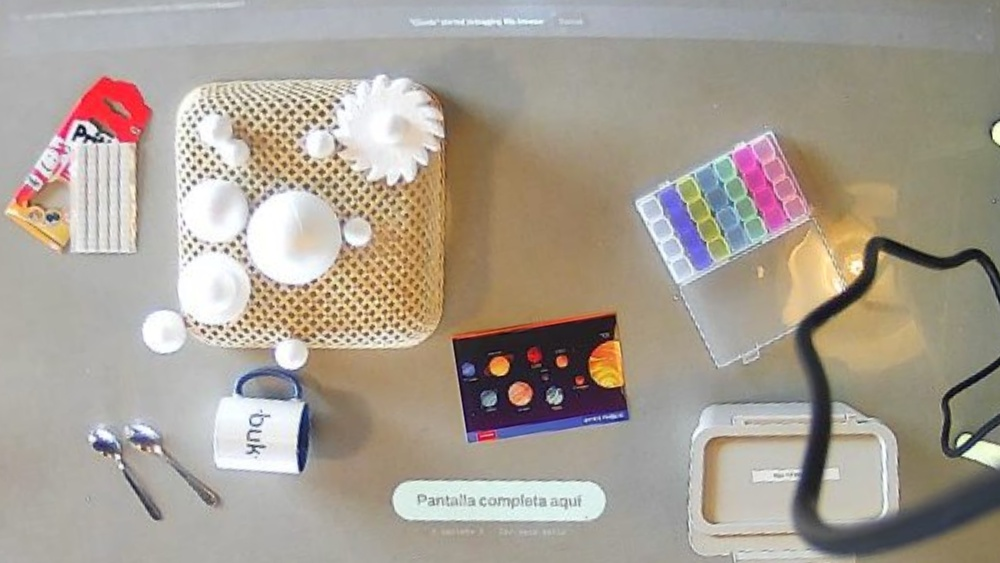
#> input picture data/mesa/2026-11-21/mesa-cenital-mm-1.jpg, 1000 x 563 px, given in place of entrada-norm.png, which was not available
$ python medir.py ../../../data/mesa/2026-11-21/mesa-cenital-mm-1.jpg
#> lines starting #> are read from the running program, lines starting #| are printed output that depends on the picture
"""Mide que tan 'calco' es cada salida respecto de entrada-norm.png. Todo se trabaja a 1 px = 1 mm (1340x710).
uso: medir.py salidas/a.png [salidas/b.png ...]  -> metricas.json + comparaciones/<nombre>-{bordes,lado}.jpg
Metricas:
 - recall/precision/F1 de bordes Canny con tolerancia 3 mm; chamfer (mm) entrada->salida y salida->entrada
 - control: mismas metricas con la salida desplazada 15 mm (si no empeoran, la metrica no discrimina)
 - global: afin ECC entre mapas de bordes suavizados (escala y traslacion en mm)
 - por objeto: desplazamiento (mm) que mejor calza los bordes del objeto en una ventana de +-40 mm (NCC).
   Solo es confiable si ncc>=0.3 y el pico no cae en el borde de la ventana; mediana/max usan solo los confiables."""
import cv2, json, numpy as np, sys
from pathlib import Path
D=Path(__file__).resolve().parent; W,H=1340,710; TOL=3
# ROIs a mano sobre entrada-norm.png, en px de 1 mm (mm = px-10). objetos.json NO sirve hoy (ver LEEME).
ROI={"libreta":(55,95,375,340),"telefono":(400,175,495,350),"viales azules":(545,205,640,380),"caja organizadora":(700,0,1150,445),
     "vaso":(1095,230,1300,435),"plato 1 + engranaje":(15,415,295,655),"plato 2":(290,435,528,685),"plato 3":(530,450,775,695),
     "caja de viales":(768,425,985,552),"tapa caja viales":(768,548,978,695)}
def prep(p):
    im=cv2.imread(str(p)); im=cv2.resize(im,(W,H),interpolation=cv2.INTER_AREA); g=cv2.GaussianBlur(cv2.cvtColor(im,cv2.COLOR_BGR2GRAY),(0,0),1.5)
#> in prep, im is the input picture: shape (563, 1000, 3); mean B, G, R 147.6, 159, 167.9
    e=cv2.Canny(g,40,110); return im,e
#> after `e = cv2.Canny(g, 40, 110)`:
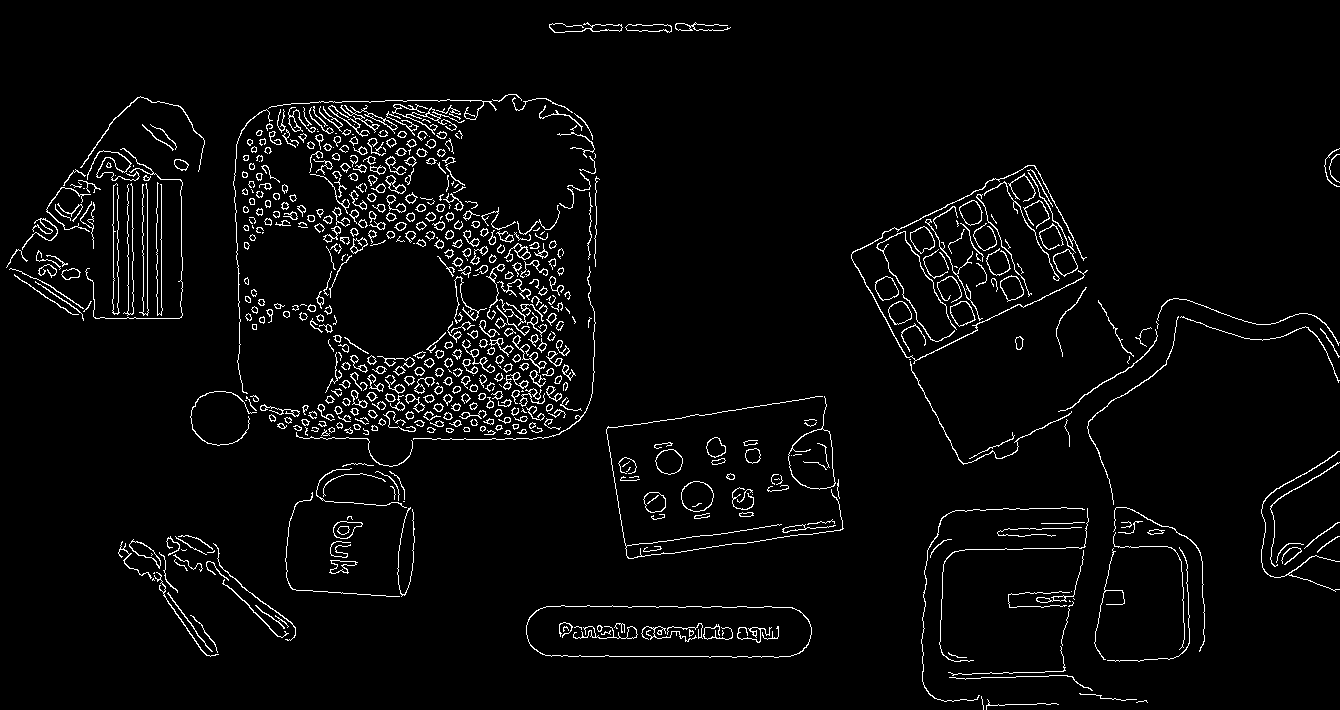
#> e: shape (710, 1340); 3.7% white in thin lines or dots
def soft(e): return cv2.GaussianBlur(e.astype(np.float32)/255,(0,0),3)
def edge_metrics(a,b):
    k=cv2.getStructuringElement(cv2.MORPH_ELLIPSE,(2*TOL+1,2*TOL+1)); A,B=a>0,b>0
    rec=(A&(cv2.dilate(b,k)>0)).sum()/max(A.sum(),1); pre=(B&(cv2.dilate(a,k)>0)).sum()/max(B.sum(),1)
    da=cv2.distanceTransform(255-a,cv2.DIST_L2,3); db=cv2.distanceTransform(255-b,cv2.DIST_L2,3)
    return dict(recall=round(float(rec),3),precision=round(float(pre),3),f1=round(float(2*rec*pre/(rec+pre+1e-9)),3),
                chamfer_in_a_out_mm=round(float(db[A].mean()),2),chamfer_out_a_in_mm=round(float(da[B].mean()),2))
im0,e0=prep(D/"entrada-norm.png"); s0=soft(e0); (D/"comparaciones").mkdir(exist_ok=True); res={}
for p in sys.argv[1:]:
    p=Path(p); im,e=prep(p); s=soft(e); r=edge_metrics(e0,e)
#> after `r = edge_metrics(e0, e)`: r = {'recall': 1, 'precision': 1, 'f1': 1, 'chamfer_in_a_out_mm': 0, 'chamfer_out_a_in_mm': 0}
    r["control_desplazada_15mm"]=edge_metrics(e0,np.roll(e,15,1))
#> in edge_metrics (call 2), `A, B = (a > 0, b > 0)`: A: shape (710, 1340) bool; 3.7% white in thin lines or dots
#> in edge_metrics (call 2), `A, B = (a > 0, b > 0)`: B: shape (710, 1340) bool; 3.7% white in thin lines or dots
#> in edge_metrics (call 2), `rec = (A & (cv2.dilate(b, k) > 0)).sum() / max(A.sum(), 1)`: rec = 0.663
#> in edge_metrics (call 2), `rec = (A & (cv2.dilate(b, k) > 0)).sum() / max(A.sum(), 1)`: b: shape (710, 1340); 3.7% white in thin lines or dots
#> in edge_metrics (call 2), `pre = (B & (cv2.dilate(a, k) > 0)).sum() / max(B.sum(), 1)`: pre = 0.654
#> in edge_metrics (call 2), `db = cv2.distanceTransform(255 - b, cv2.DIST_L2, 3)`:
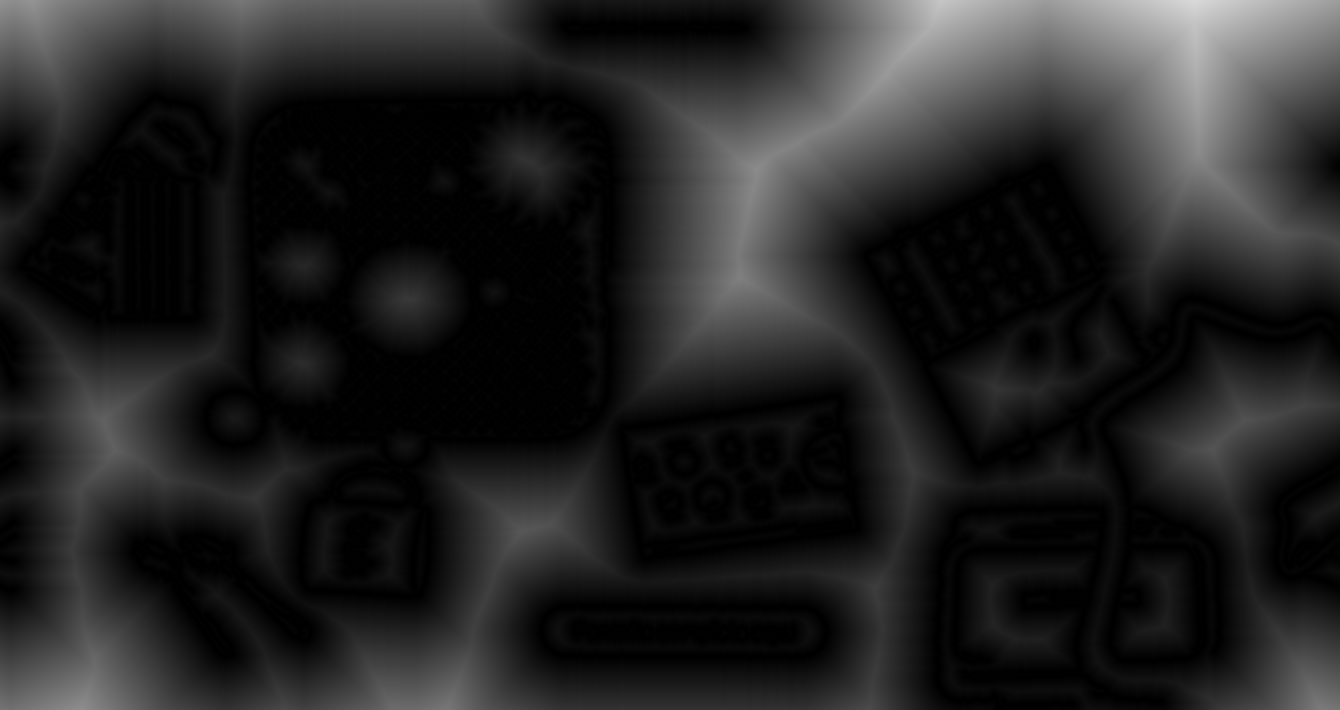
#> db: shape (710, 1340) float32; min 0, max 217.6, mean 35.8
    try:
        _,M=cv2.findTransformECC(s0,s,np.eye(2,3,dtype=np.float32),cv2.MOTION_AFFINE,(cv2.TERM_CRITERIA_EPS|cv2.TERM_CRITERIA_COUNT,300,1e-6),None,5)
#> M = [[1, -8.59e-13, 2.07e-09], [3e-12, 1, 5.66e-09]]
        r["global_afin"]=dict(escala_x=round(float(np.hypot(M[0,0],M[1,0])),4),escala_y=round(float(np.hypot(M[0,1],M[1,1])),4),
                              rot_grados=round(float(np.degrees(np.arctan2(M[1,0],M[0,0]))),2),tx_mm=round(float(M[0,2]),1),ty_mm=round(float(M[1,2]),1))
    except cv2.error as ex: r["global_afin"]="ECC no convergio"
    objs={}; S=40; sp=cv2.copyMakeBorder(s,S,S,S,S,cv2.BORDER_CONSTANT,value=0)
    for n,(x0,y0,x1,y1) in ROI.items():
        y1=min(y1,H); x1=min(x1,W); t=s0[y0:y1,x0:x1]; win=sp[y0:y1+2*S,x0:x1+2*S]
        c=cv2.matchTemplate(win,t,cv2.TM_CCOEFF_NORMED); _,mx,_,loc=cv2.minMaxLoc(c)
        objs[n]=dict(dx_mm=loc[0]-S,dy_mm=loc[1]-S,ncc=round(float(mx),3),ncc_sin_mover=round(float(c[S,S]),3),confiable=bool(mx>=0.3 and abs(loc[0]-S)<S and abs(loc[1]-S)<S))
#> this loop made 10 passes
#> pass 1, `c = cv2.matchTemplate(win, t, cv2.TM_CCOEFF_NORMED)`:
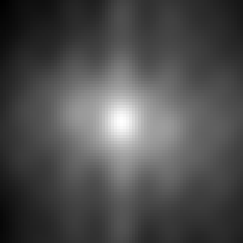
#> c: shape (81, 81) float32 (shown 3 times larger); min -0.00162, max 1, mean 0.307; drawn with min black and max white
#> after the loop:
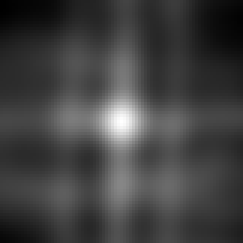
#> c: shape (81, 81) float32 (shown 3 times larger); min -0.134, max 1, mean 0.158; drawn with min black and max white
#> after the loop:
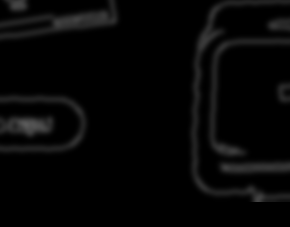
#> win: shape (227, 290) float32; min 0, max 0.354, mean 0.0248
#> after the loop, objs = 10 items
    r["objetos"]=objs; d=[np.hypot(o["dx_mm"],o["dy_mm"]) for o in objs.values() if o["confiable"]] or [float("nan")]
#> after `d = [np.hypot(o['dx_mm'], o['dy_mm']) for o in objs.values() if o['con`: d = [0, 0, 0, 0, 0, 0, 0, 0, 0, 0]
    r["desplazamiento_objetos_mm"]=dict(n_confiables=sum(o["confiable"] for o in objs.values()),mediana=round(float(np.median(d)),1),max=round(float(max(d)),1)); res[p.name]=r
    ov=im.copy(); ov[e0>0]=(0,255,0)
#> after `ov[e0 > 0] = (0, 255, 0)`: ov: shape (710, 1340, 3); mean B, G, R 142.2, 162.5, 161.5
    for n,(x0,y0,x1,y1) in ROI.items(): cv2.rectangle(ov,(x0,y0),(x1,y1),(0,200,255),1)
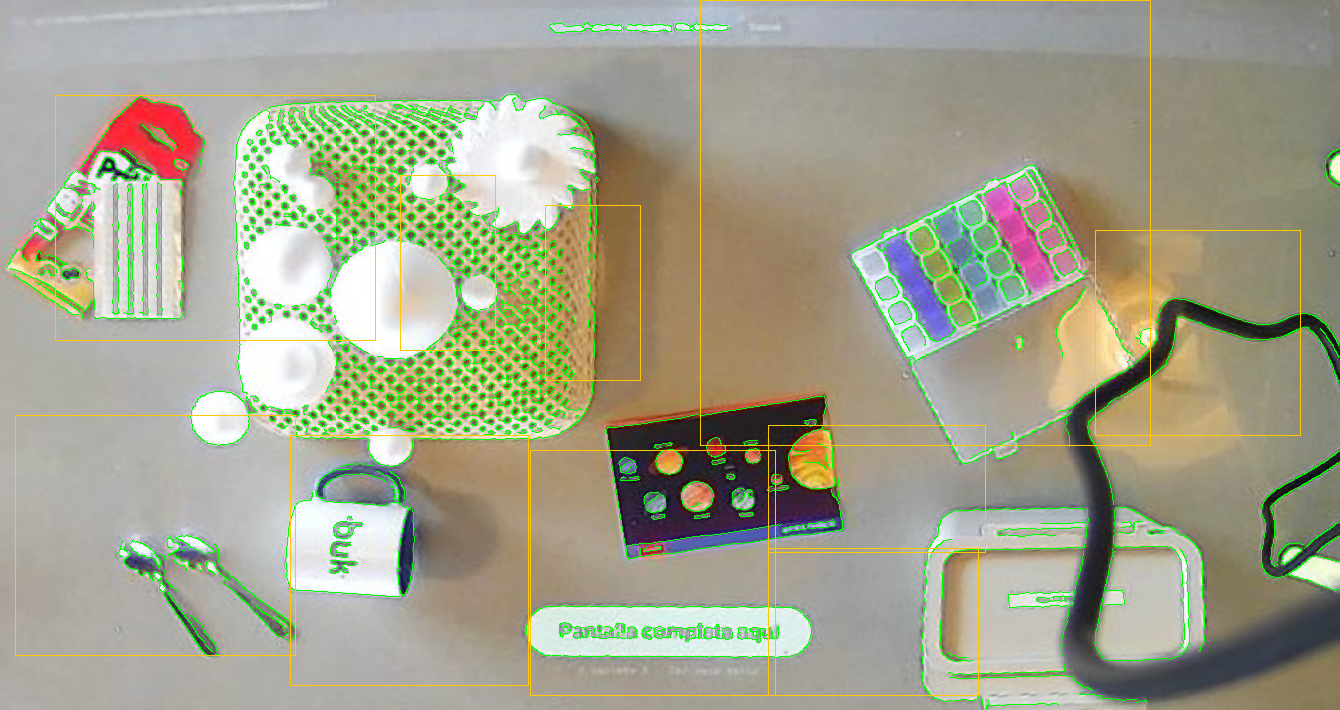
#> ov: shape (710, 1340, 3); mean B, G, R 140.8, 162.9, 162.3
    cv2.imwrite(str(D/"comparaciones"/(p.stem+"-bordes.jpg")),ov,[cv2.IMWRITE_JPEG_QUALITY,88])
    cv2.imwrite(str(D/"comparaciones"/(p.stem+"-lado.jpg")),np.vstack([im0,im]),[cv2.IMWRITE_JPEG_QUALITY,85])
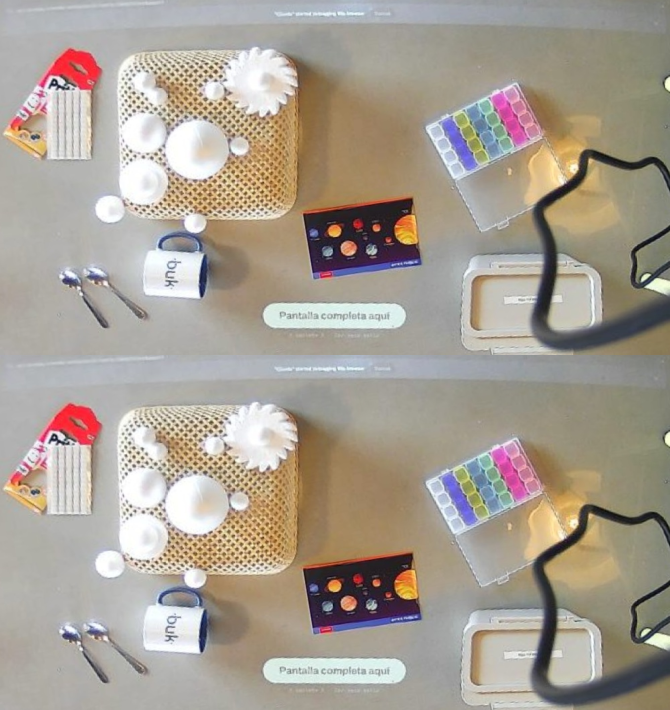
#> saved as mesa-cenital-mm-1-lado.jpg: shape (1420, 1340, 3) (shown at 1/2 size); mean B, G, R 147.5, 158.9, 167.8
    print(f"{p.name:22s} F1={r['f1']:.3f} rec={r['recall']:.3f} (ctrl {r['control_desplazada_15mm']['recall']:.3f}) chamfer in->out={r['chamfer_in_a_out_mm']}mm  global={r['global_afin']}  obj mediana={r['desplazamiento_objetos_mm']['mediana']}mm max={r['desplazamiento_objetos_mm']['max']}mm")
#| mesa-cenital-mm-1.jpg  F1=1.000 rec=1.000 (ctrl 0.663) chamfer in->out=0.0mm  global={'escala_x': 1.0, 'escala_y': 1.0, 'rot_grados': 0.0, 'tx_mm': 0.0, 'ty_mm': 0.0}  obj mediana=0.0mm max=0.0mm
    for n,o in objs.items(): print(f"    {n:22s} dx={o['dx_mm']:+4d} dy={o['dy_mm']:+4d} mm  ncc={o['ncc']:.2f} (sin mover {o['ncc_sin_mover']:.2f}){'' if o['confiable'] else '  [no confiable: la silueta cambio demasiado o el pico es espurio]'}")
#> this loop made 10 passes
#> n on passes 1 to 10: 'libreta', 'telefono', 'viales azules', 'caja organizadora', 'vaso', 'plato 1 + engranaje', 'plato 2', 'plato 3', 'caja de viales', 'tapa caja viales'
#|     libreta                dx=  +0 dy=  +0 mm  ncc=1.00 (sin mover 1.00)
#|     telefono               dx=  +0 dy=  +0 mm  ncc=1.00 (sin mover 1.00)
#|     viales azules          dx=  +0 dy=  +0 mm  ncc=1.00 (sin mover 1.00)
#|     caja organizadora      dx=  +0 dy=  +0 mm  ncc=1.00 (sin mover 1.00)
#|     vaso                   dx=  +0 dy=  +0 mm  ncc=1.00 (sin mover 1.00)
#|     plato 1 + engranaje    dx=  +0 dy=  +0 mm  ncc=1.00 (sin mover 1.00)
#|     plato 2                dx=  +0 dy=  +0 mm  ncc=1.00 (sin mover 1.00)
#|     plato 3                dx=  +0 dy=  +0 mm  ncc=1.00 (sin mover 1.00)
#> (further printed lines are left out)
old=json.loads((D/"metricas.json").read_text()) if (D/"metricas.json").exists() else {}
old.update(res); (D/"metricas.json").write_text(json.dumps(old,indent=1,ensure_ascii=False))
